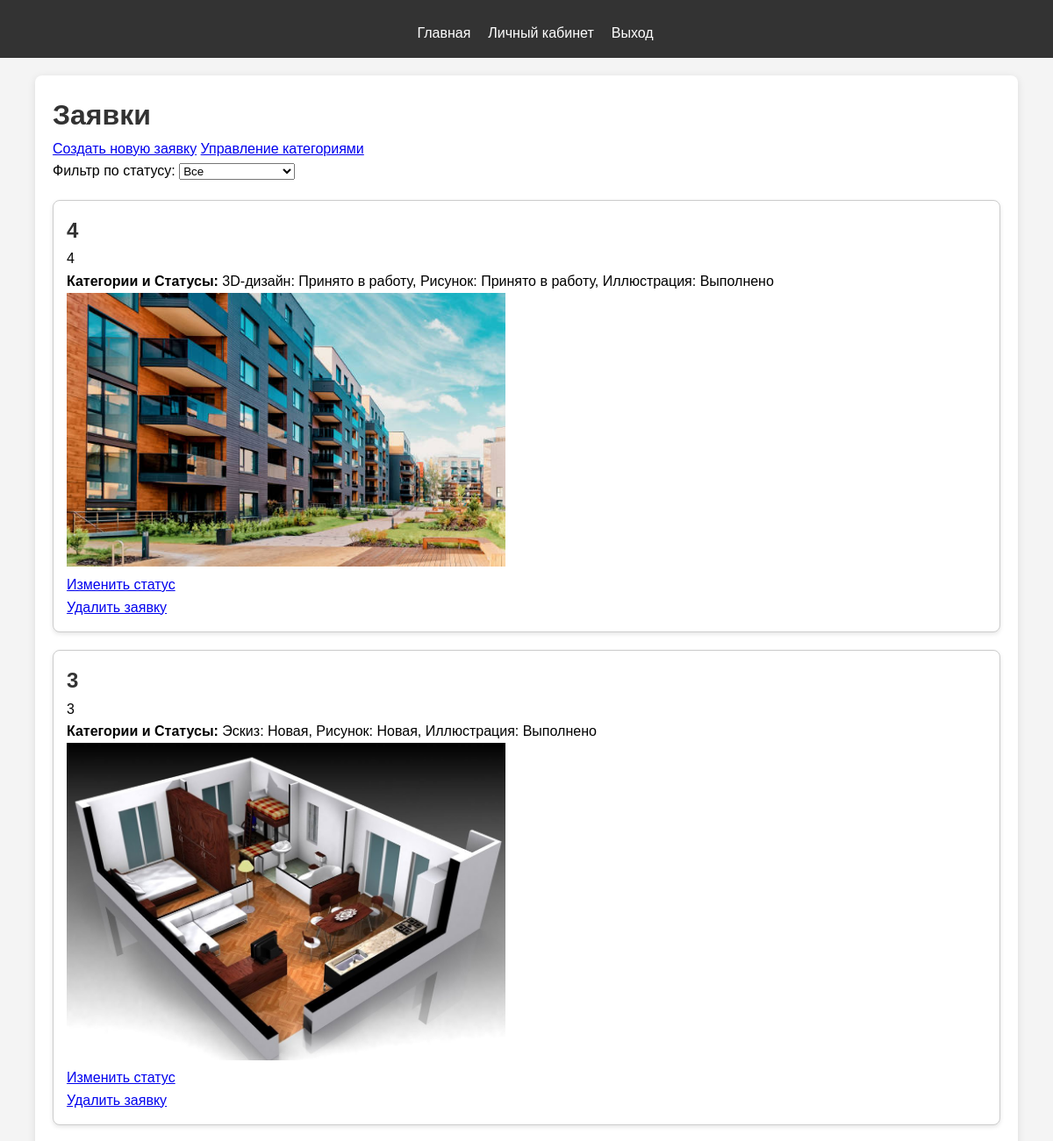
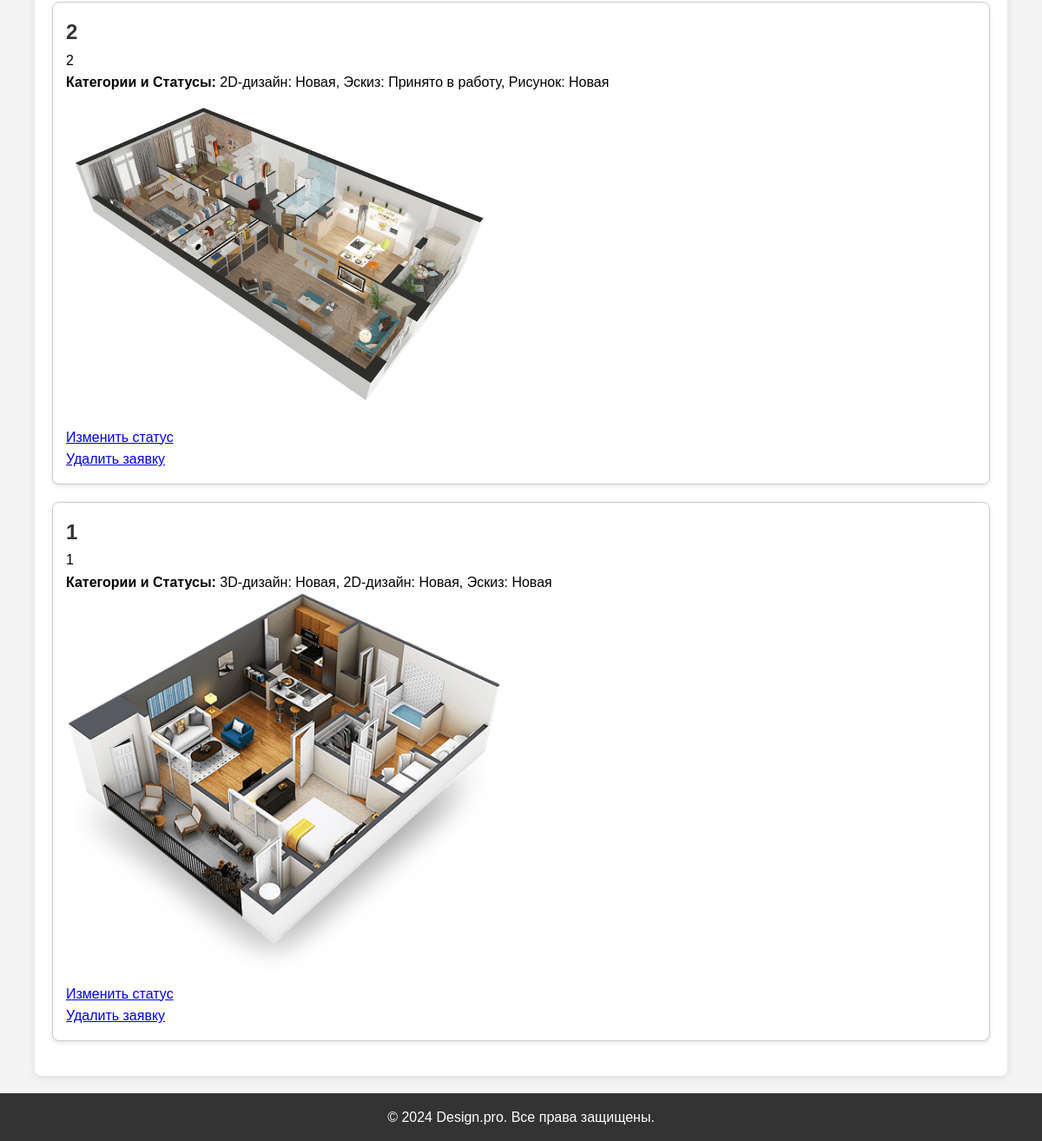
The page /applications/ (signed in) on the database its author committed (2 pictures, top to bottom).
### main/models.py (models this page shows, shortened)
class Application(models.Model):
    user = models.ForeignKey(User, on_delete=models.CASCADE)
    title = models.CharField(max_length=200)
    description = models.TextField()
    categories = models.ManyToManyField(Category)
    image = models.ImageField(upload_to='applications/', validators=[validate_image], blank=True, null=True)
    created_at = models.DateTimeField(auto_now_add=True)
    comment = models.TextField(blank=True, null=True)

class CategoryStatus(models.Model):
    STATUS_CHOICES = [
        ('new', 'Новая'),
        ('in_progress', 'Принято в работу'),
        ('completed', 'Выполнено'),
    ]
    application = models.ForeignKey(Application, on_delete=models.CASCADE)
    category = models.ForeignKey(Category, on_delete=models.CASCADE)
    status = models.CharField(max_length=20, choices=STATUS_CHOICES, default='new')

class Category(models.Model):
    name = models.CharField(max_length=100)

### main/views.py (the view)
# urls.py: path('applications/', views.applications_view, name='applications'),
@login_required
def applications_view(request):
    if request.user.is_superuser:
        applications = Application.objects.all().order_by('-created_at')
    else:
        applications = Application.objects.filter(user=request.user).order_by('-created_at')
    status_filter = request.GET.get('status')
    if status_filter:
        applications = applications.filter(categorystatus__status=status_filter).distinct()
    for application in applications:
        application.can_delete = application.categorystatus_set.filter(status='new').exists()
    return render(request, 'main/applications.html', {'applications': applications, 'status_filter': status_filter})

### main/templates/main/applications.html (shortened to what this page needs)
{% extends 'main/base.html' %}
{% block content %}
    <h1>Заявки</h1>
    <a href="{% url 'main:application_create' %}">Создать новую заявку</a>
    {% if user.is_superuser %}
        <a href="{% url 'main:manage_categories' %}">Управление категориями</a>
    {% endif %}
    <form method="get" style="margin-bottom: 20px;">
        <label for="status">Фильтр по статусу:</label>
        <select name="status" onchange="this.form.submit()">
            <option value="">Все</option>
        </select>
    </form>
    <div class="application-list">
        {% for application in applications %}
            <div class="application-item">
                <h2>{{ application.title }}</h2>
                <p>{{ application.description }}</p>
                <p><strong>Категории и Статусы:</strong>
                {% for category_status in application.categorystatus_set.all %}
                    {{ category_status.category.name }}: {{ category_status.get_status_display }}{% if not forloop.last %}, {% endif %}
                {% endfor %}
                </p>
                <div class="application-image">
                    {% if application.image %}
                        <img src="{{ application.image.url }}" alt="{{ application.title }}" width="500">
                    {% else %}
                        <p>Изображение не загружено.</p>
                    {% endif %}
                </div>
                <div class="application-actions">
                    {% if user.is_superuser %}
                        <a class="status-button" href="{% url 'main:change_application_status' application.id %}">Изменить статус</a><br>
                        <a class="delete-button" href="{% url 'main:application_delete' application.id %}">Удалить заявку</a>
                    {% else %}
                        {% if application.can_delete %}
                            <a class="delete-button" href="{% url 'main:application_delete' application.id %}">Удалить заявку</a>
                        {% endif %}
                    {% endif %}
                </div>
            </div>
        {% empty %}
            <p>У вас нет заявок.</p>
        {% endfor %}
    </div>
{% endblock %}

### main/static/css/style.css (style rules this page uses)
* { padding: 0; margin: 0; }
body { font-family: Arial, sans-serif; line-height: 1.6; margin: 0; padding: 0; background-color: #f4f4f4; }
h1, h2, h3 { color: #333; }
.application-item { border: 1px solid #ccc; border-radius: 8px; padding: 15px; margin-bottom: 20px; background-color: #fff; box-shadow: 0 2px 5px rgba(0, 0, 0, 0.1); }
.application-image img { max-width: 500px; height: auto; }

### rows shown on the page
Application: title "4", description "4", image (picture)
CategoryStatus: category.name "3D-дизайн", status "Принято в работу"
CategoryStatus: category.name "Рисунок", status "Принято в работу"
CategoryStatus: category.name "Иллюстрация", status "Выполнено"
Application: title "3", description "3", image (picture)
CategoryStatus: category.name "Эскиз", status "Новая"
CategoryStatus: category.name "Рисунок", status "Новая"
CategoryStatus: category.name "Иллюстрация", status "Выполнено"
Application: title "2", description "2", image (picture)
CategoryStatus: category.name "2D-дизайн", status "Новая"
CategoryStatus: category.name "Эскиз", status "Принято в работу"
CategoryStatus: category.name "Рисунок", status "Новая"
Application: title "1", description "1", image (picture)
CategoryStatus: category.name "3D-дизайн", status "Новая"
CategoryStatus: category.name "2D-дизайн", status "Новая"
CategoryStatus: category.name "Эскиз", status "Новая"
